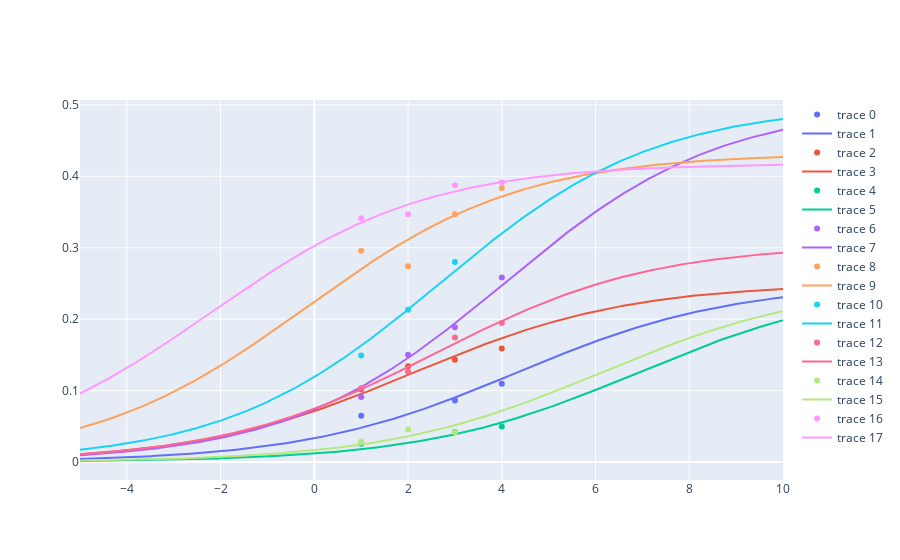

The cell this chart's notebook holds for it:
### Markdown cell above
## Plot fitted curves

### Code cell
fig=go.Figure()
for i, points in enumerate(zip(x,data)):
    x_line = np.linspace(-5,10,1000)
    y_fit = sigmoid_dataset(out.params, i, x_line)
    fig.add_trace(go.Scatter(x=points[0], y=points[1],mode='markers', line=dict(color=colors[i])))
    
    fig.add_trace(go.Scatter(x=x_line, y=y_fit,mode='lines',line=dict(color=colors[i])))
#fig.write_image('/home/elatorre/Desktop/ARCH exploration/JAK2_same_fitness.png')
fig

### Figure 1 — Plotly figure (JSON) as saved in the notebook; plotly's stock layout.template omitted (floating-point values rounded to 4 significant figures; data arrays with more than 128 entries replaced by an {"elided": "..."} marker saying what was removed)
{"data": [{"line": {"color": "#636EFA"}, "mode": "markers", "type": "scatter", "x": [1, 3, 4], "y": [0.0646, 0.0862, 0.1097]}, {"line": {"color": "#636EFA"}, "mode": "lines", "type": "scatter", "x": {"elided": "1000 float values"}, "y": {"elided": "1000 float values"}}, {"line": {"color": "#EF553B"}, "mode": "markers", "type": "scatter", "x": [1, 2, 3, 4], "y": [0.1015, 0.134, 0.143, 0.1588]}, {"line": {"color": "#EF553B"}, "mode": "lines", "type": "scatter", "x": {"elided": "1000 float values"}, "y": {"elided": "1000 float values"}}, {"line": {"color": "#00CC96"}, "mode": "markers", "type": "scatter", "x": [1, 3, 4], "y": [0.0254, 0.0421, 0.0497]}, {"line": {"color": "#00CC96"}, "mode": "lines", "type": "scatter", "x": {"elided": "1000 float values"}, "y": {"elided": "1000 float values"}}, {"line": {"color": "#AB63FA"}, "mode": "markers", "type": "scatter", "x": [1, 2, 3, 4], "y": [0.091, 0.15, 0.1888, 0.2581]}, {"line": {"color": "#AB63FA"}, "mode": "lines", "type": "scatter", "x": {"elided": "1000 float values"}, "y": {"elided": "1000 float values"}}, {"line": {"color": "#FFA15A"}, "mode": "markers", "type": "scatter", "x": [1, 2, 3, 4], "y": [0.2957, 0.2741, 0.3467, 0.3837]}, {"line": {"color": "#FFA15A"}, "mode": "lines", "type": "scatter", "x": {"elided": "1000 float values"}, "y": {"elided": "1000 float values"}}, {"line": {"color": "#19D3F3"}, "mode": "markers", "type": "scatter", "x": [1, 2, 3], "y": [0.149, 0.2133, 0.28]}, {"line": {"color": "#19D3F3"}, "mode": "lines", "type": "scatter", "x": {"elided": "1000 float values"}, "y": {"elided": "1000 float values"}}, {"line": {"color": "#FF6692"}, "mode": "markers", "type": "scatter", "x": [1, 2, 3, 4], "y": [0.1032, 0.1262, 0.1743, 0.1945]}, {"line": {"color": "#FF6692"}, "mode": "lines", "type": "scatter", "x": {"elided": "1000 float values"}, "y": {"elided": "1000 float values"}}, {"line": {"color": "#B6E880"}, "mode": "markers", "type": "scatter", "x": [1, 2, 3], "y": [0.0287, 0.0456, 0.0418]}, {"line": {"color": "#B6E880"}, "mode": "lines", "type": "scatter", "x": {"elided": "1000 float values"}, "y": {"elided": "1000 float values"}}, {"line": {"color": "#FF97FF"}, "mode": "markers", "type": "scatter", "x": [1, 2, 3, 4], "y": [0.3411, 0.3469, 0.3874, 0.3911]}, {"line": {"color": "#FF97FF"}, "mode": "lines", "type": "scatter", "x": {"elided": "1000 float values"}, "y": {"elided": "1000 float values"}}], "layout": {}}
